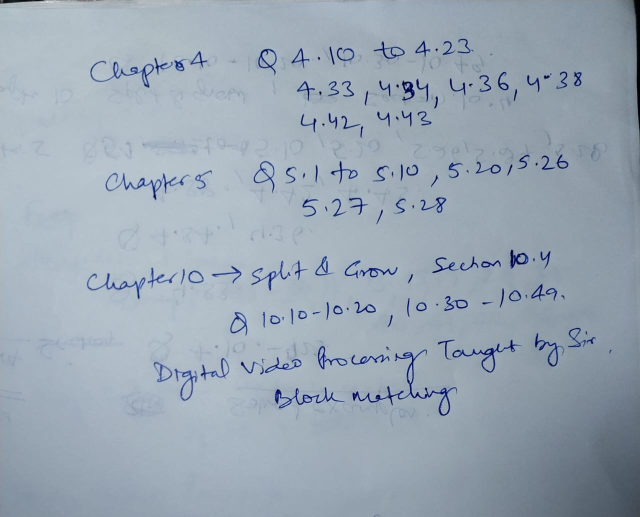
#> input picture SECOND_SEM/DIP/WhatsApp Image 2024-07-14 at 16.05.22.jpeg, 1280 x 1034 px, given in place of the camera (shown at 1/2 size)
$ python everything.py
#> lines starting #> are read from the running program, lines starting #| are printed output that depends on the picture; after the words box and inside, x2 and y2 are one past the last pixel; in counts of white or black regions, pixels touching at a corner belong together
import cv2
import numpy as np
import matplotlib.pyplot as plt
from skimage import feature

def plot_image(img, title="Image", cmap='gray'):
    plt.figure(figsize=(6, 6))
    plt.imshow(img, cmap=cmap)
    plt.title(title)
    plt.axis('off')
    plt.show()

def image_sampling_quantization(img, scale_factor=0.5, num_levels=256):
    img_resized = cv2.resize(img, None, fx=scale_factor, fy=scale_factor, interpolation=cv2.INTER_LINEAR)
    img_quantized = (img_resized // (256 // num_levels)) * (256 // num_levels)
    return img_resized, img_quantized

def histogram_equalization(img):
    return cv2.equalizeHist(img)

def spatial_filtering(img, kernel):
    return cv2.filter2D(img, -1, kernel)

def frequency_domain_filtering(img, filter_type='ideal', cutoff=30):
    f = np.fft.fft2(img)
    fshift = np.fft.fftshift(f)

    rows, cols = img.shape
    crow, ccol = rows // 2 , cols // 2

    if filter_type == 'ideal':
        mask = np.zeros((rows, cols), np.uint8)
        mask[crow - cutoff:crow + cutoff, ccol - cutoff:ccol + cutoff] = 1
    elif filter_type == 'butterworth':
        d0 = cutoff
        n = 2
        u, v = np.ogrid[:rows, :cols]
        distance = np.sqrt((u - crow)**2 + (v - ccol)**2)
        mask = 1 / (1 + (distance / d0)**(2 * n))

    fshift *= mask
    f_ishift = np.fft.ifftshift(fshift)
    img_back = np.fft.ifft2(f_ishift)
    img_back = np.abs(img_back)

    return img_back

def color_processing(img):
    hsv_img = cv2.cvtColor(img, cv2.COLOR_BGR2HSV)
    rgb_img = cv2.cvtColor(img, cv2.COLOR_BGR2RGB)
    return hsv_img, rgb_img

def morphological_processing(img):
    kernel = np.ones((5, 5), np.uint8)
    erosion = cv2.erode(img, kernel, iterations=1)
    dilation = cv2.dilate(img, kernel, iterations=1)
    opening = cv2.morphologyEx(img, cv2.MORPH_OPEN, kernel)
    closing = cv2.morphologyEx(img, cv2.MORPH_CLOSE, kernel)
    return erosion, dilation, opening, closing

def edge_detection(img):
    edges = cv2.Canny(img, 100, 200)
    return edges

def feature_extraction(img):
    gray_img = cv2.cvtColor(img, cv2.COLOR_BGR2GRAY)
    edges = feature.canny(gray_img)
    return edges

def image_compression(img, quality=90):
    encode_param = [int(cv2.IMWRITE_JPEG_QUALITY), quality]
    result, encimg = cv2.imencode('.jpg', img, encode_param)
    decimg = cv2.imdecode(encimg, 1)
    return decimg

def image_segmentation(img, threshold=127):
    _, segmented_img = cv2.threshold(img, threshold, 255, cv2.THRESH_BINARY)
    return segmented_img

def plot_fourier_transform(img):
    f = np.fft.fft2(img)
    fshift = np.fft.fftshift(f)
    magnitude_spectrum = 20 * np.log(np.abs(fshift))
    plt.figure(figsize=(6, 6))
    plt.imshow(magnitude_spectrum, cmap='gray')
    plt.title('Fourier Transform')
    plt.axis('off')
    plt.show()

def main():
    # Start video capture
    cap = cv2.VideoCapture(0)  # 0 is the default camera

    if not cap.isOpened():
        print("Error: Could not open webcam.")
        return

    while True:
        # Capture frame-by-frame
        ret, frame = cap.read()
#> frame is the input picture: shape (1034, 1280, 3); mean B, G, R 180.4, 167.4, 154.2
        if not ret:
            break

        gray_frame = cv2.cvtColor(frame, cv2.COLOR_BGR2GRAY)

        # Display the original frame
        cv2.imshow('Original Frame', frame)

        # Image Sampling and Quantization
        resized_img, quantized_img = image_sampling_quantization(gray_frame)
        plot_image(resized_img, title="Resized Image")
        plot_image(quantized_img, title="Quantized Image")

        # Histogram Equalization
        equalized_img = histogram_equalization(gray_frame)
#> in histogram_equalization, `return cv2.equalizeHist(img)`:
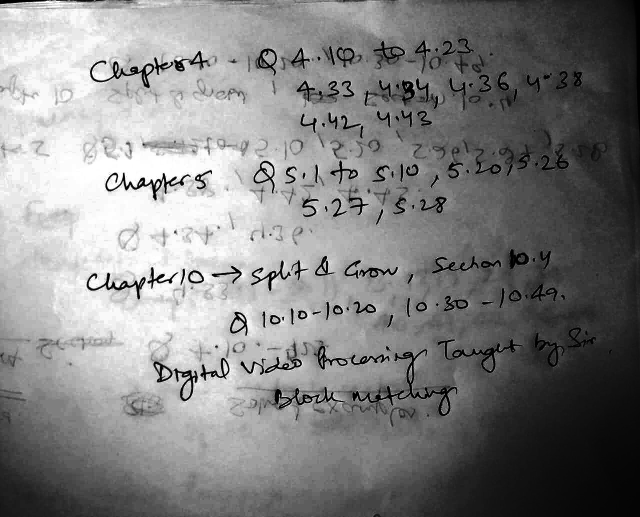
#> returned value: shape (1034, 1280) (shown at 1/2 size); min 0, max 255, mean 129.9
        plot_image(equalized_img, title="Equalized Image")

        # Spatial Filtering
        kernel = np.ones((3, 3), np.float32) / 9
        filtered_img = spatial_filtering(gray_frame, kernel)
        plot_image(filtered_img, title="Spatial Filtered Image")

        # Frequency Domain Filtering
        filtered_freq_img = frequency_domain_filtering(gray_frame, filter_type='butterworth', cutoff=30)
#> in frequency_domain_filtering, `img_back = np.abs(img_back)`:
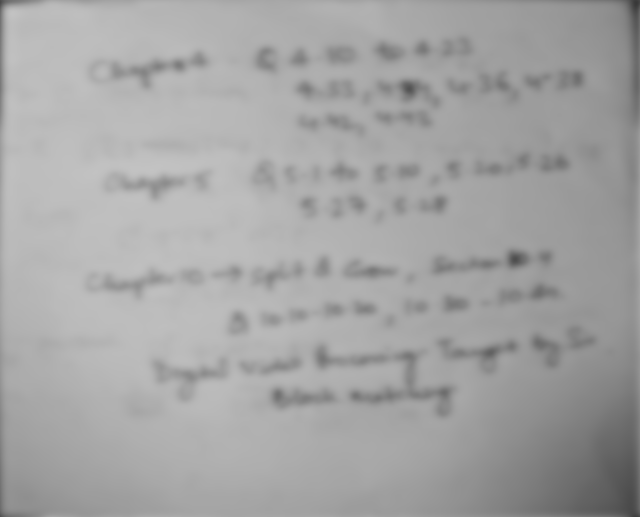
#> img_back: shape (1034, 1280) float64 (shown at 1/2 size); min 56.14, max 195.1, mean 164.9
        plot_image(filtered_freq_img, title="Frequency Domain Filtered Image")

        # Color Processing
        hsv_img, rgb_img = color_processing(frame)
#> in color_processing, `hsv_img = cv2.cvtColor(img, cv2.COLOR_BGR2HSV)`: hsv_img: shape (1034, 1280, 3); mean H, S, V 104.1, 39, 180.4
        plot_image(hsv_img, title="HSV Image")
        plot_image(rgb_img, title="RGB Image")

        # Morphological Processing
        binary_img = cv2.threshold(gray_frame, 127, 255, cv2.THRESH_BINARY)[1]
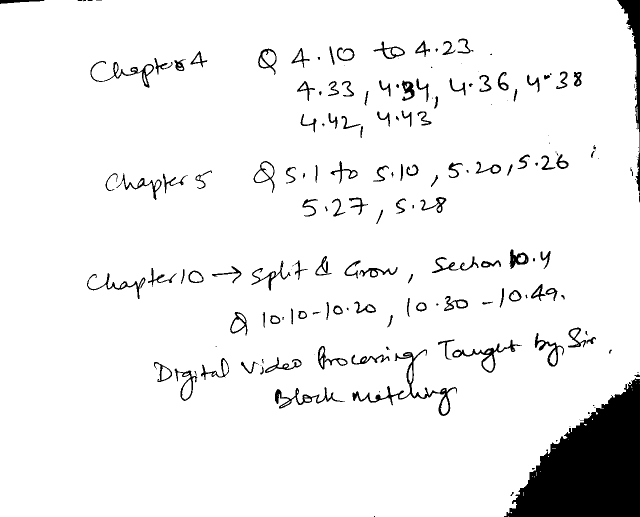
#> binary_img: shape (1034, 1280) (shown at 1/2 size); 93.7% white; 192 black regions (59 under 20 px), largest, box (x1, y1, x2, y2) and area: (1008, 756, 1280, 1034) 44123, (1234, 0, 1280, 383) 3777, (705, 699, 914, 832) 2518
        erosion, dilation, opening, closing = morphological_processing(binary_img)
#> in morphological_processing, `erosion = cv2.erode(img, kernel, iterations=1)`:
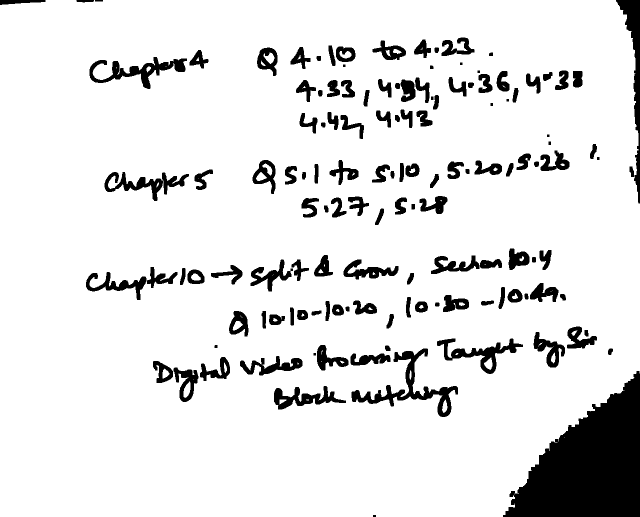
#> erosion: shape (1034, 1280) (shown at 1/2 size); 89.4% white; 136 black regions, largest, box (x1, y1, x2, y2) and area: (1006, 742, 1280, 1034) 46171, (703, 697, 916, 834) 5818, (1232, 0, 1280, 407) 5210
#> in morphological_processing, `dilation = cv2.dilate(img, kernel, iterations=1)`: dilation: shape (1034, 1280); 96.6% white; 82 black regions (69 under 20 px), largest, box (x1, y1, x2, y2) and area: (1015, 760, 1280, 1034) 42143, (1238, 0, 1280, 255) 2548, (0, 0, 78, 5) 211
#> in morphological_processing, `opening = cv2.morphologyEx(img, cv2.MORPH_OPEN, kernel)`: opening: shape (1034, 1280); 93.3% white; 156 black regions (30 under 20 px), largest, box (x1, y1, x2, y2) and area: (1008, 744, 1280, 1034) 44625, (1234, 0, 1280, 405) 4112, (705, 699, 914, 832) 2782
#> in morphological_processing, `closing = cv2.morphologyEx(img, cv2.MORPH_CLOSE, kernel)`:
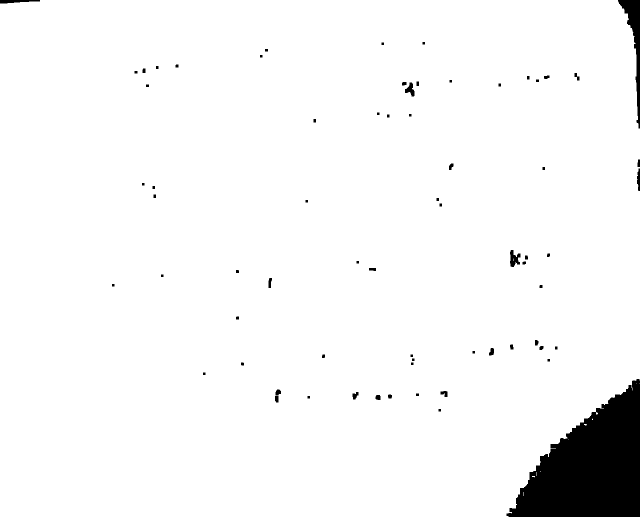
#> closing: shape (1034, 1280) (shown at 1/2 size); 96.1% white; 69 black regions, largest, box (x1, y1, x2, y2) and area: (1013, 758, 1280, 1034) 43811, (1236, 0, 1280, 257) 3206, (1020, 500, 1041, 534) 429
        plot_image(erosion, title="Erosion")
        plot_image(dilation, title="Dilation")
        plot_image(opening, title="Opening")
        plot_image(closing, title="Closing")

        # Edge Detection
        edges = edge_detection(gray_frame)
#> in edge_detection, `edges = cv2.Canny(img, 100, 200)`: edges: shape (1034, 1280); 1.9% white in thin lines or dots, all inside (x1, y1, x2, y2) = (0, 0, 1280, 832)
        plot_image(edges, title="Edges Detected")

        # Feature Extraction
        features = feature_extraction(frame)
#> in feature_extraction, `edges = feature.canny(gray_img)`:
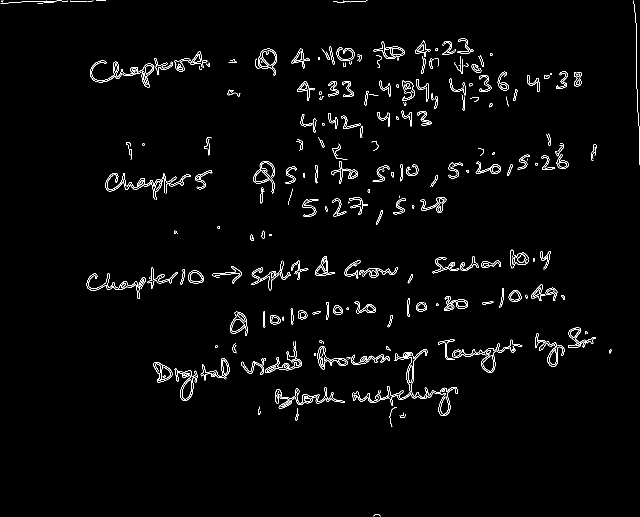
#> edges: shape (1034, 1280) bool (shown at 1/2 size); 2% white in thin lines or dots
        plot_image(features, title="Features Extracted")

        # Image Compression
        compressed_img = image_compression(frame)
        plot_image(compressed_img, title="Compressed Image")

        # Image Segmentation
        segmented_img = image_segmentation(gray_frame)
        plot_image(segmented_img, title="Segmented Image")

        # Fourier Transform Plot
        plot_fourier_transform(gray_frame)
#> in plot_fourier_transform, `magnitude_spectrum = 20 * np.log(np.abs(fshift))`:
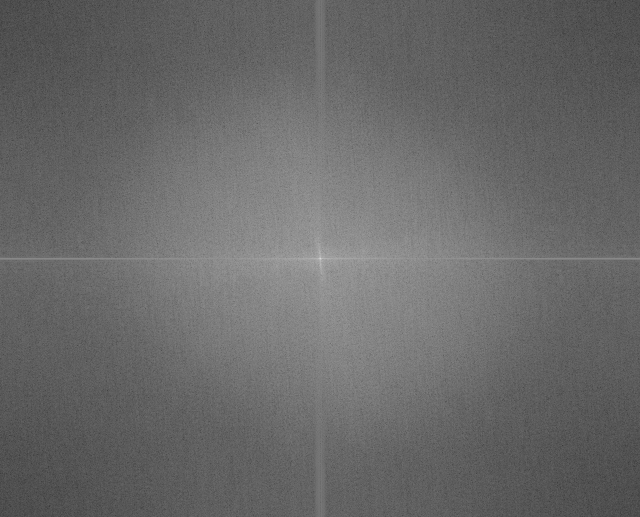
#> magnitude_spectrum: shape (1034, 1280) float64 (shown at 1/2 size); min 1.38, max 384, mean 159.1; drawn with min black and max white

        # Exit on 'q' key press
        if cv2.waitKey(1) & 0xFF == ord('q'):
#> (key q is pressed here)
            break

    # Release the capture and close windows
    cap.release()
    cv2.destroyAllWindows()

if __name__ == "__main__":
    main()
